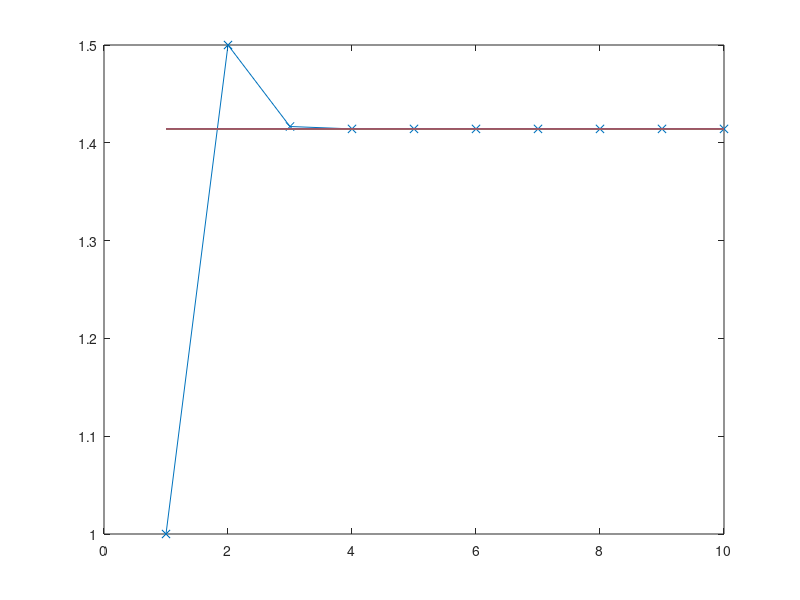

Recreate this plot in MATLAB.
clear
clc
close all

iter = 10;
a = zeros(1, iter);
% inizializzo il primo elemento della successione
a(1) = 1;

% genero la successione come dal testo
for n = 2:iter
    a(n) = ((a(n-1))^2 + 2) / (2 * a(n-1));
end

% plotto
plot(a, 'x-')
hold on
plot(1:iter, sqrt(2).*ones(iter))